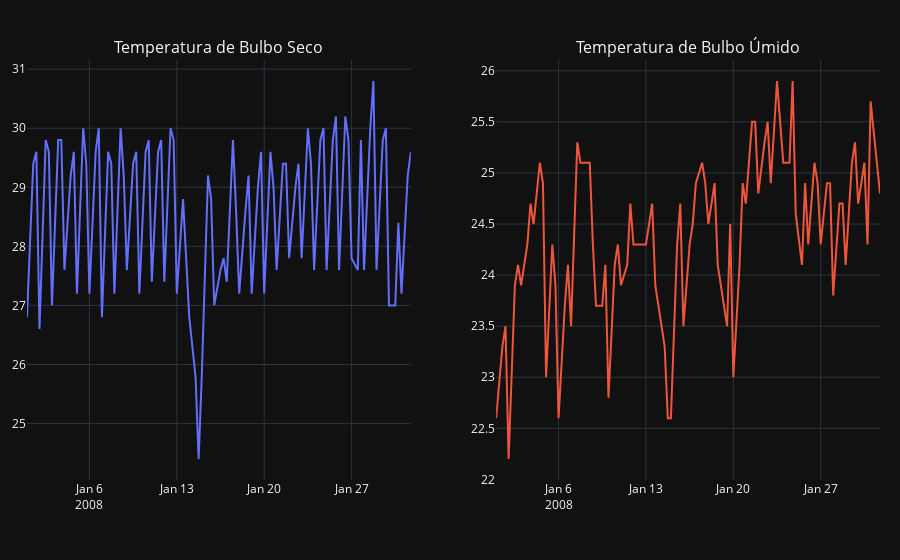

Source (notebook cell):
### Code cell
from plotly.subplots import make_subplots 
fig = make_subplots(rows=1, cols=2, subplot_titles=["Temperatura de Bulbo Seco","Temperatura de Bulbo Úmido"])

fig.add_trace(
    go.Scatter(
        x=df['2008-01'].index, 
        y=df['TempBulboSeco']['2008-01']
    ),
    row = 1, col=1
   )

fig.add_trace(
    go.Scatter(
        x=df['2008-01'].index, 
        y=df['TempBulboUmido']['2008-01']
    ),
    row = 1, col=2
   )

fig.update_layout(
    showlegend=False,
    template = "plotly_dark",
    margin = dict(l=20,r=20, t=60), 
    
)
fig.show()
